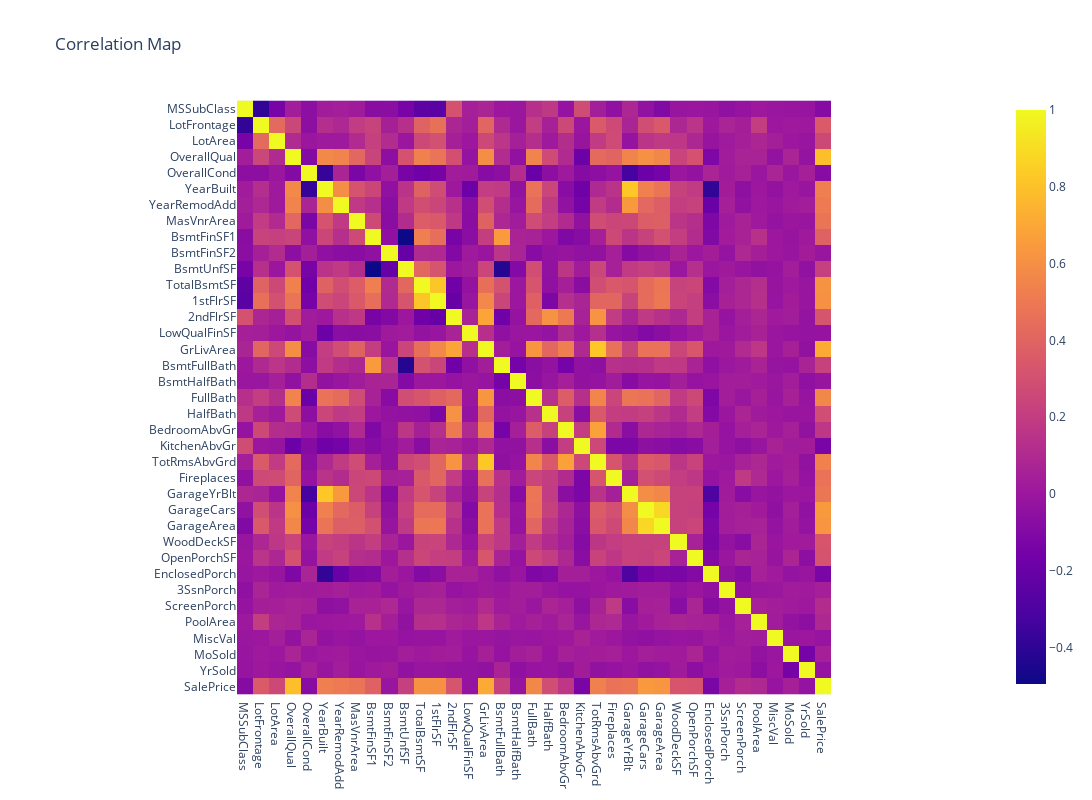

Here is the notebook cell this chart was saved with:
### Markdown cell above
'OverallQual', 'GrLivingArea' are the top 2 numerical features with more than +0.7 corretion score

### Code cell
num_feat_corr=corr_map(df_tr,num_feat,'SalePrice')

### Figure 1 — Plotly figure (JSON) as saved in the notebook; plotly's stock layout.template omitted (floating-point values rounded to 4 significant figures; data arrays with more than 128 entries replaced by an {"elided": "..."} marker saying what was removed)
{"data": [{"coloraxis": "coloraxis", "hovertemplate": "x: %{x}<br>y: %{y}<br>color: %{z}<extra></extra>", "name": "0", "type": "heatmap", "x": ["MSSubClass", "LotFrontage", "LotArea", "OverallQual", "OverallCond", "YearBuilt", "YearRemodAdd", "MasVnrArea", "BsmtFinSF1", "BsmtFinSF2", "BsmtUnfSF", "TotalBsmtSF", "1stFlrSF", "2ndFlrSF", "LowQualFinSF", "GrLivArea", "BsmtFullBath", "BsmtHalfBath", "FullBath", "HalfBath", "BedroomAbvGr", "KitchenAbvGr", "TotRmsAbvGrd", "Fireplaces", "GarageYrBlt", "GarageCars", "GarageArea", "WoodDeckSF", "OpenPorchSF", "EnclosedPorch", "3SsnPorch", "ScreenPorch", "PoolArea", "MiscVal", "MoSold", "YrSold", "SalePrice"], "xaxis": "x", "y": ["MSSubClass", "LotFrontage", "LotArea", "OverallQual", "OverallCond", "YearBuilt", "YearRemodAdd", "MasVnrArea", "BsmtFinSF1", "BsmtFinSF2", "BsmtUnfSF", "TotalBsmtSF", "1stFlrSF", "2ndFlrSF", "LowQualFinSF", "GrLivArea", "BsmtFullBath", "BsmtHalfBath", "FullBath", "HalfBath", "BedroomAbvGr", "KitchenAbvGr", "TotRmsAbvGrd", "Fireplaces", "GarageYrBlt", "GarageCars", "GarageArea", "WoodDeckSF", "OpenPorchSF", "EnclosedPorch", "3SsnPorch", "ScreenPorch", "PoolArea", "MiscVal", "MoSold", "YrSold", "SalePrice"], "yaxis": "y", "z": {"elided": "37x37 float values"}}], "layout": {"coloraxis": {"colorscale": [[0, "#0d0887"], [0.1111, "#46039f"], [0.2222, "#7201a8"], [0.3333, "#9c179e"], [0.4444, "#bd3786"], [0.5556, "#d8576b"], [0.6667, "#ed7953"], [0.7778, "#fb9f3a"], [0.8889, "#fdca26"], [1, "#f0f921"]]}, "height": 800, "title": {"text": "Correlation Map"}, "width": 1200, "xaxis": {"anchor": "y", "constrain": "domain", "domain": [0, 1], "scaleanchor": "y"}, "yaxis": {"anchor": "x", "autorange": "reversed", "constrain": "domain", "domain": [0, 1]}}}
